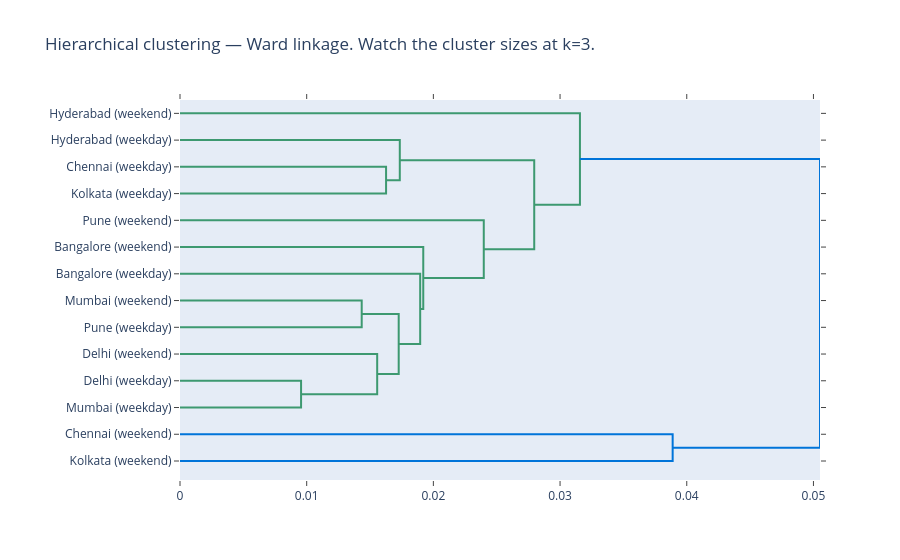

Notebook code for this chart:
### Markdown cell above
## 3. Hierarchical clustering — what does Ward linkage find?

### Code cell
labels = [f'{c} ({b})' for c, b in shape_norm.index]
Z = linkage(shape_norm.values, method='ward')

fig = ff.create_dendrogram(shape_norm.values, labels=labels, orientation='left',
                           linkagefun=lambda x: linkage(shape_norm.values, method='ward'))
fig.update_layout(title='Hierarchical clustering — Ward linkage. Watch the cluster sizes at k=3.',
                  height=560, margin=dict(l=180))
fig.write_html(FIG / '03_dendrogram.html')
fig.show()

print('\nCluster sizes and silhouette scores:')
for k in [2, 3, 4]:
    lbl = fcluster(Z, t=k, criterion='maxclust')
    sil = silhouette_score(shape_norm.values, lbl)
    sizes = pd.Series(lbl).value_counts().sort_index().to_dict()
    print(f'  k={k}: cluster sizes = {sizes}, silhouette = {sil:.3f}')

### Figure 1 — Plotly figure (JSON) as saved in the notebook; plotly's stock layout.template omitted (floating-point values rounded to 4 significant figures)
{"data": [{"hoverinfo": "text", "marker": {"color": "rgb(61,153,112)"}, "mode": "lines", "type": "scatter", "x": [0.0, 0.01627, 0.01627, 0.0], "xaxis": "x", "y": [-25.0, -25.0, -35.0, -35.0], "yaxis": "y"}, {"hoverinfo": "text", "marker": {"color": "rgb(61,153,112)"}, "mode": "lines", "type": "scatter", "x": [0.0, 0.01735, 0.01735, 0.01627], "xaxis": "x", "y": [-15.0, -15.0, -30.0, -30.0], "yaxis": "y"}, {"hoverinfo": "text", "marker": {"color": "rgb(61,153,112)"}, "mode": "lines", "type": "scatter", "x": [0.0, 0.01434, 0.01434, 0.0], "xaxis": "x", "y": [-75.0, -75.0, -85.0, -85.0], "yaxis": "y"}, {"hoverinfo": "text", "marker": {"color": "rgb(61,153,112)"}, "mode": "lines", "type": "scatter", "x": [0.0, 0.009556, 0.009556, 0.0], "xaxis": "x", "y": [-105.0, -105.0, -115.0, -115.0], "yaxis": "y"}, {"hoverinfo": "text", "marker": {"color": "rgb(61,153,112)"}, "mode": "lines", "type": "scatter", "x": [0.0, 0.01556, 0.01556, 0.009556], "xaxis": "x", "y": [-95.0, -95.0, -110.0, -110.0], "yaxis": "y"}, {"hoverinfo": "text", "marker": {"color": "rgb(61,153,112)"}, "mode": "lines", "type": "scatter", "x": [0.01434, 0.01726, 0.01726, 0.01556], "xaxis": "x", "y": [-80.0, -80.0, -102.5, -102.5], "yaxis": "y"}, {"hoverinfo": "text", "marker": {"color": "rgb(61,153,112)"}, "mode": "lines", "type": "scatter", "x": [0.0, 0.01896, 0.01896, 0.01726], "xaxis": "x", "y": [-65.0, -65.0, -91.25, -91.25], "yaxis": "y"}, {"hoverinfo": "text", "marker": {"color": "rgb(61,153,112)"}, "mode": "lines", "type": "scatter", "x": [0.0, 0.0192, 0.0192, 0.01896], "xaxis": "x", "y": [-55.0, -55.0, -78.12, -78.12], "yaxis": "y"}, {"hoverinfo": "text", "marker": {"color": "rgb(61,153,112)"}, "mode": "lines", "type": "scatter", "x": [0.0, 0.02398, 0.02398, 0.0192], "xaxis": "x", "y": [-45.0, -45.0, -66.56, -66.56], "yaxis": "y"}, {"hoverinfo": "text", "marker": {"color": "rgb(61,153,112)"}, "mode": "lines", "type": "scatter", "x": [0.01735, 0.02796, 0.02796, 0.02398], "xaxis": "x", "y": [-22.5, -22.5, -55.78, -55.78], "yaxis": "y"}, {"hoverinfo": "text", "marker": {"color": "rgb(61,153,112)"}, "mode": "lines", "type": "scatter", "x": [0.0, 0.03157, 0.03157, 0.02796], "xaxis": "x", "y": [-5.0, -5.0, -39.14, -39.14], "yaxis": "y"}, {"hoverinfo": "text", "marker": {"color": "rgb(0,116,217)"}, "mode": "lines", "type": "scatter", "x": [0.0, 0.03889, 0.03889, 0.0], "xaxis": "x", "y": [-125.0, -125.0, -135.0, -135.0], "yaxis": "y"}, {"hoverinfo": "text", "marker": {"color": "rgb(0,116,217)"}, "mode": "lines", "type": "scatter", "x": [0.03157, 0.05052, 0.05052, 0.03889], "xaxis": "x", "y": [-22.07, -22.07, -130.0, -130.0], "yaxis": "y"}], "layout": {"autosize": false, "height": 560, "hovermode": "closest", "margin": {"l": 180}, "showlegend": false, "title": {"text": "Hierarchical clustering — Ward linkage. Watch the cluster sizes at k=3."}, "width": null, "xaxis": {"mirror": "allticks", "rangemode": "tozero", "showgrid": false, "showline": true, "showticklabels": true, "ticks": "outside", "type": "linear", "zeroline": false}, "yaxis": {"mirror": "allticks", "rangemode": "tozero", "showgrid": false, "showline": true, "showticklabels": true, "tickmode": "array", "ticks": "outside", "ticktext": ["Hyderabad (weekend)", "Hyderabad (weekday)", "Chennai (weekday)", "Kolkata (weekday)", "Pune (weekend)", "Bangalore (weekend)", "Bangalore (weekday)", "Mumbai (weekend)", "Pune (weekday)", "Delhi (weekend)", "Delhi (weekday)", "Mumbai (weekday)", "Chennai (weekend)", "Kolkata (weekend)"], "tickvals": [-5.0, -15.0, -25.0, -35.0, -45.0, -55.0, -65.0, -75.0, -85.0, -95.0, -105.0, -115.0, -125.0, -135.0], "type": "linear", "zeroline": false}}}
